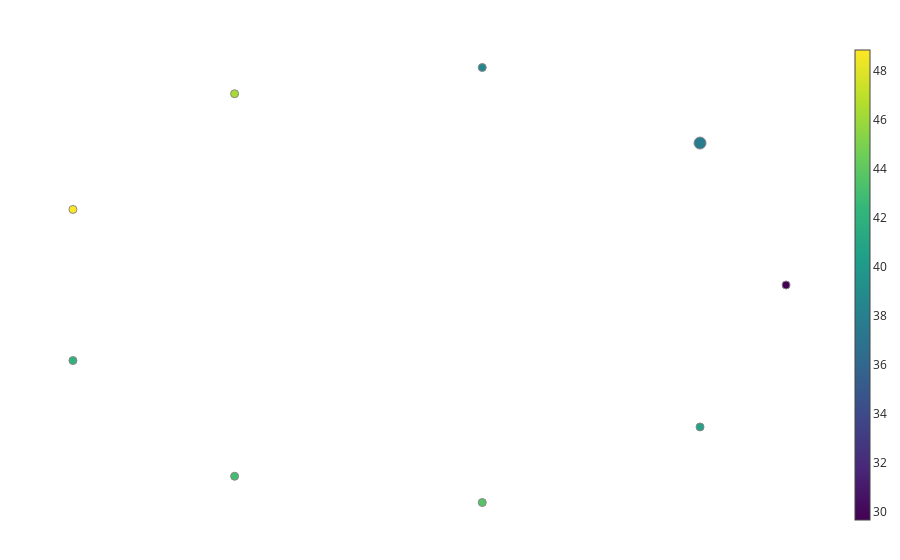

The notebook cell this image was saved under:
### Code cell
cover = map.OneDimensionalCover(kind='uniform', n_intervals=1, overlap_frac=0.35)
clust = cluster.DBSCAN()
ff = map.Eccentricity()
pipe = map.make_mapper_pipeline(
    filter_func=ff,
    cover=cover,    
    clusterer=clust,
    verbose=False,
    n_jobs=1,
)

#fig = map.plot_static_mapper_graph(pipe, df_codes_array_norm_tweet, color_data=df_codes_array_norm_tweet)
fig = map.plot_static_mapper_graph(pipe, df_codes_array_norm_tweet, color_data=df_codes_array_norm_tweet,color_features=filter_func)
fig.show(config={'scrollZoom': True})
graph = pipe.fit_transform(df_codes_array_norm_tweet)

#check out 1, 8, 11, 26

### Figure 1 — Plotly figure (JSON) as saved in the notebook; plotly's stock layout.template omitted (floating-point values rounded to 4 significant figures)
{"data": [{"hoverinfo": "none", "line": {"color": "#888", "width": 1}, "mode": "lines", "name": "edge_trace", "type": "scatter", "uid": "83ee9aec-0aaf-4783-bfdd-4354a6da0e35", "x": [], "y": []}, {"hoverinfo": "text", "hovertext": ["Node ID: 0<br>Pullback set label: 0<br>Partial cluster label: 0<br>Node size: 19<br>Summary statistic: 29.7", "Node ID: 1<br>Pullback set label: 0<br>Partial cluster label: -1<br>Node size: 194<br>Summary statistic: 37.6", "Node ID: 2<br>Pullback set label: 0<br>Partial cluster label: 1<br>Node size: 5<br>Summary statistic: 38.5", "Node ID: 3<br>Pullback set label: 0<br>Partial cluster label: 2<br>Node size: 45<br>Summary statistic: 46.3", "Node ID: 4<br>Pullback set label: 0<br>Partial cluster label: 3<br>Node size: 6<br>Summary statistic: 48.9", "Node ID: 5<br>Pullback set label: 0<br>Partial cluster label: 4<br>Node size: 5<br>Summary statistic: 42.0", "Node ID: 6<br>Pullback set label: 0<br>Partial cluster label: 5<br>Node size: 26<br>Summary statistic: 43.0", "Node ID: 7<br>Pullback set label: 0<br>Partial cluster label: 6<br>Node size: 8<br>Summary statistic: 43.7", "Node ID: 8<br>Pullback set label: 0<br>Partial cluster label: 7<br>Node size: 20<br>Summary statistic: 40.8"], "marker": {"color": [29.67, 37.6, 38.49, 46.3, 48.86, 41.96, 43.0, 43.71, 40.78], "colorbar": {"thickness": 15, "title": {"side": "right", "text": ""}, "xanchor": "left"}, "colorscale": [[0, "#440154"], [0.1111, "#482878"], [0.2222, "#3e4989"], [0.3333, "#31688e"], [0.4444, "#26828e"], [0.5556, "#1f9e89"], [0.6667, "#35b779"], [0.7778, "#6ece58"], [0.8889, "#b5de2b"], [1, "#fde725"]], "line": {"color": "#888", "width": 1}, "opacity": 1, "reversescale": false, "showscale": true, "size": [19, 194, 5, 45, 6, 5, 26, 8, 20], "sizemin": 4, "sizemode": "area", "sizeref": 2.694}, "mode": "markers", "name": "node_trace", "type": "scatter", "uid": "533a8ceb-91db-4ec4-8253-995a068804f4", "x": [1, 0.766, 0.1736, -0.5, -0.9397, -0.9397, -0.5, 0.1736, 0.766], "y": [0, 0.6428, 0.9848, 0.866, 0.342, -0.342, -0.866, -0.9848, -0.6428]}], "layout": {"autosize": false, "hovermode": "closest", "margin": {"b": 20, "l": 5, "r": 5, "t": 40}, "showlegend": false, "title": {"text": ""}, "xaxis": {"showgrid": false, "showline": false, "showticklabels": false, "ticks": "", "title": {"text": ""}, "zeroline": false}, "yaxis": {"showgrid": false, "showline": false, "showticklabels": false, "ticks": "", "title": {"text": ""}, "zeroline": false}}}
